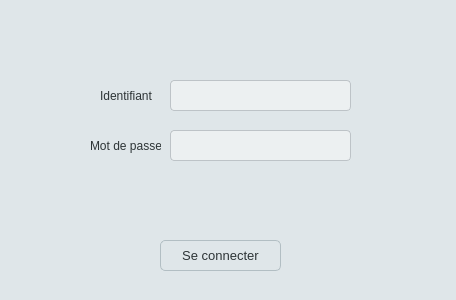
<?xml version="1.0" encoding="UTF-8"?>
<ui version="4.0">
 <class>Connexion</class>
 <widget class="QWidget" name="Connexion">
  <property name="geometry">
   <rect>
    <x>0</x>
    <y>0</y>
    <width>456</width>
    <height>300</height>
   </rect>
  </property>
  <property name="windowTitle">
   <string>Form</string>
  </property>
  <property name="styleSheet">
   <string notr="true">QWidget {
    background-color: #dfe6e9;
    color: #2d3436;
}</string>
  </property>
  <widget class="QPushButton" name="pb_connecter">
   <property name="geometry">
    <rect>
     <x>160</x>
     <y>240</y>
     <width>121</width>
     <height>31</height>
    </rect>
   </property>
   <property name="styleSheet">
    <string notr="true">QPushButton {
    background-color: #dfe6e9;
    border: 1px solid #b2bec3;
    border-radius: 5px;
    color: #2d3436;
    padding: 6px 12px;
    font: 13px;
}

QPushButton:hover {
    background-color: #b2bec3;
}

QPushButton:pressed {
    background-color: #636e72;
    color: #ffffff;
}</string>
   </property>
   <property name="text">
    <string>Se connecter</string>
   </property>
  </widget>
  <widget class="QLineEdit" name="le_identifiant">
   <property name="geometry">
    <rect>
     <x>170</x>
     <y>80</y>
     <width>181</width>
     <height>31</height>
    </rect>
   </property>
   <property name="styleSheet">
    <string notr="true">QLineEdit {
    background-color: #ecf0f1;
    border: 1px solid #bdc3c7;
    border-radius: 4px;
    padding: 5px;
    color: #2c3e50;
    font: 12px;
}

QLineEdit:focus {
    border: 1px solid #3498db;
}</string>
   </property>
  </widget>
  <widget class="QLineEdit" name="le_mdp">
   <property name="geometry">
    <rect>
     <x>170</x>
     <y>130</y>
     <width>181</width>
     <height>31</height>
    </rect>
   </property>
   <property name="styleSheet">
    <string notr="true">QLineEdit {
    background-color: #ecf0f1;
    border: 1px solid #bdc3c7;
    border-radius: 4px;
    padding: 5px;
    color: #2c3e50;
    font: 12px;
}

QLineEdit:focus {
    border: 1px solid #3498db;
}</string>
   </property>
  </widget>
  <widget class="QLabel" name="label">
   <property name="geometry">
    <rect>
     <x>90</x>
     <y>130</y>
     <width>71</width>
     <height>31</height>
    </rect>
   </property>
   <property name="text">
    <string>Mot de passe</string>
   </property>
  </widget>
  <widget class="QLabel" name="label_2">
   <property name="geometry">
    <rect>
     <x>100</x>
     <y>80</y>
     <width>61</width>
     <height>31</height>
    </rect>
   </property>
   <property name="text">
    <string>Identifiant</string>
   </property>
  </widget>
  <widget class="QLabel" name="l_erreur">
   <property name="geometry">
    <rect>
     <x>90</x>
     <y>170</y>
     <width>241</width>
     <height>51</height>
    </rect>
   </property>
   <property name="text">
    <string/>
   </property>
  </widget>
 </widget>
 <resources/>
 <connections>
  <connection>
   <sender>pb_connecter</sender>
   <signal>clicked()</signal>
   <receiver>Connexion</receiver>
   <slot>authentifier()</slot>
   <hints>
    <hint type="sourcelabel">
     <x>176</x>
     <y>215</y>
    </hint>
    <hint type="destinationlabel">
     <x>73</x>
     <y>239</y>
    </hint>
   </hints>
  </connection>
 </connections>
 <slots>
  <slot>authentifier()</slot>
 </slots>
</ui>
